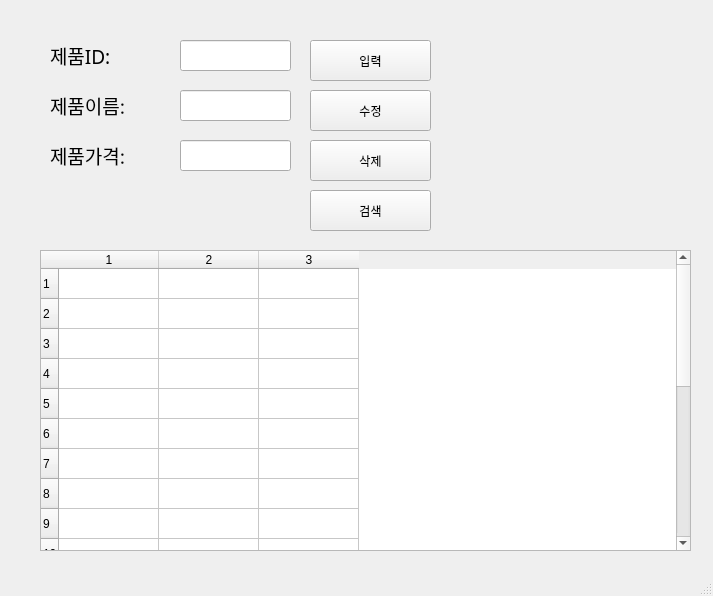
<?xml version="1.0" encoding="UTF-8"?>
<ui version="4.0">
 <class>MainWindow</class>
 <widget class="QMainWindow" name="MainWindow">
  <property name="geometry">
   <rect>
    <x>0</x>
    <y>0</y>
    <width>713</width>
    <height>596</height>
   </rect>
  </property>
  <property name="windowTitle">
   <string>MainWindow</string>
  </property>
  <widget class="QWidget" name="centralwidget">
   <widget class="QLabel" name="label">
    <property name="geometry">
     <rect>
      <x>50</x>
      <y>40</y>
      <width>81</width>
      <height>31</height>
     </rect>
    </property>
    <property name="font">
     <font>
      <family>맑은 고딕</family>
      <pointsize>14</pointsize>
     </font>
    </property>
    <property name="text">
     <string>제품ID:</string>
    </property>
   </widget>
   <widget class="QLabel" name="label_2">
    <property name="geometry">
     <rect>
      <x>50</x>
      <y>90</y>
      <width>111</width>
      <height>31</height>
     </rect>
    </property>
    <property name="font">
     <font>
      <family>맑은 고딕</family>
      <pointsize>14</pointsize>
     </font>
    </property>
    <property name="text">
     <string>제품이름:</string>
    </property>
   </widget>
   <widget class="QLabel" name="label_3">
    <property name="geometry">
     <rect>
      <x>50</x>
      <y>140</y>
      <width>101</width>
      <height>31</height>
     </rect>
    </property>
    <property name="font">
     <font>
      <family>맑은 고딕</family>
      <pointsize>14</pointsize>
     </font>
    </property>
    <property name="text">
     <string>제품가격:</string>
    </property>
   </widget>
   <widget class="QLineEdit" name="prodID">
    <property name="geometry">
     <rect>
      <x>180</x>
      <y>40</y>
      <width>111</width>
      <height>31</height>
     </rect>
    </property>
   </widget>
   <widget class="QLineEdit" name="prodName">
    <property name="geometry">
     <rect>
      <x>180</x>
      <y>90</y>
      <width>111</width>
      <height>31</height>
     </rect>
    </property>
   </widget>
   <widget class="QLineEdit" name="prodPrice">
    <property name="geometry">
     <rect>
      <x>180</x>
      <y>140</y>
      <width>111</width>
      <height>31</height>
     </rect>
    </property>
   </widget>
   <widget class="QPushButton" name="pushButton">
    <property name="geometry">
     <rect>
      <x>310</x>
      <y>40</y>
      <width>121</width>
      <height>41</height>
     </rect>
    </property>
    <property name="text">
     <string>입력</string>
    </property>
   </widget>
   <widget class="QPushButton" name="pushButton_2">
    <property name="geometry">
     <rect>
      <x>310</x>
      <y>90</y>
      <width>121</width>
      <height>41</height>
     </rect>
    </property>
    <property name="text">
     <string>수정</string>
    </property>
   </widget>
   <widget class="QPushButton" name="pushButton_3">
    <property name="geometry">
     <rect>
      <x>310</x>
      <y>140</y>
      <width>121</width>
      <height>41</height>
     </rect>
    </property>
    <property name="text">
     <string>삭제</string>
    </property>
   </widget>
   <widget class="QPushButton" name="pushButton_4">
    <property name="geometry">
     <rect>
      <x>310</x>
      <y>190</y>
      <width>121</width>
      <height>41</height>
     </rect>
    </property>
    <property name="text">
     <string>검색</string>
    </property>
   </widget>
   <widget class="QTableWidget" name="tableWidget">
    <property name="geometry">
     <rect>
      <x>40</x>
      <y>250</y>
      <width>651</width>
      <height>301</height>
     </rect>
    </property>
    <property name="rowCount">
     <number>20</number>
    </property>
    <property name="columnCount">
     <number>3</number>
    </property>
    <row/>
    <row/>
    <row/>
    <row/>
    <row/>
    <row/>
    <row/>
    <row/>
    <row/>
    <row/>
    <row/>
    <row/>
    <row/>
    <row/>
    <row/>
    <row/>
    <row/>
    <row/>
    <row/>
    <row/>
    <column/>
    <column/>
    <column/>
   </widget>
  </widget>
  <widget class="QMenuBar" name="menubar">
   <property name="geometry">
    <rect>
     <x>0</x>
     <y>0</y>
     <width>713</width>
     <height>26</height>
    </rect>
   </property>
  </widget>
  <widget class="QStatusBar" name="statusbar"/>
 </widget>
 <resources/>
 <connections>
  <connection>
   <sender>pushButton</sender>
   <signal>clicked()</signal>
   <receiver>MainWindow</receiver>
   <slot>addProduct()</slot>
   <hints>
    <hint type="sourcelabel">
     <x>394</x>
     <y>72</y>
    </hint>
    <hint type="destinationlabel">
     <x>470</x>
     <y>95</y>
    </hint>
   </hints>
  </connection>
  <connection>
   <sender>pushButton_2</sender>
   <signal>clicked()</signal>
   <receiver>MainWindow</receiver>
   <slot>updateProduct()</slot>
   <hints>
    <hint type="sourcelabel">
     <x>418</x>
     <y>129</y>
    </hint>
    <hint type="destinationlabel">
     <x>470</x>
     <y>136</y>
    </hint>
   </hints>
  </connection>
  <connection>
   <sender>pushButton_3</sender>
   <signal>clicked()</signal>
   <receiver>MainWindow</receiver>
   <slot>removeProduct()</slot>
   <hints>
    <hint type="sourcelabel">
     <x>409</x>
     <y>175</y>
    </hint>
    <hint type="destinationlabel">
     <x>469</x>
     <y>183</y>
    </hint>
   </hints>
  </connection>
  <connection>
   <sender>pushButton_4</sender>
   <signal>clicked()</signal>
   <receiver>MainWindow</receiver>
   <slot>getProduct()</slot>
   <hints>
    <hint type="sourcelabel">
     <x>406</x>
     <y>219</y>
    </hint>
    <hint type="destinationlabel">
     <x>471</x>
     <y>229</y>
    </hint>
   </hints>
  </connection>
 </connections>
 <slots>
  <slot>addProduct()</slot>
  <slot>updateProduct()</slot>
  <slot>removeProduct()</slot>
  <slot>getProduct()</slot>
 </slots>
</ui>
